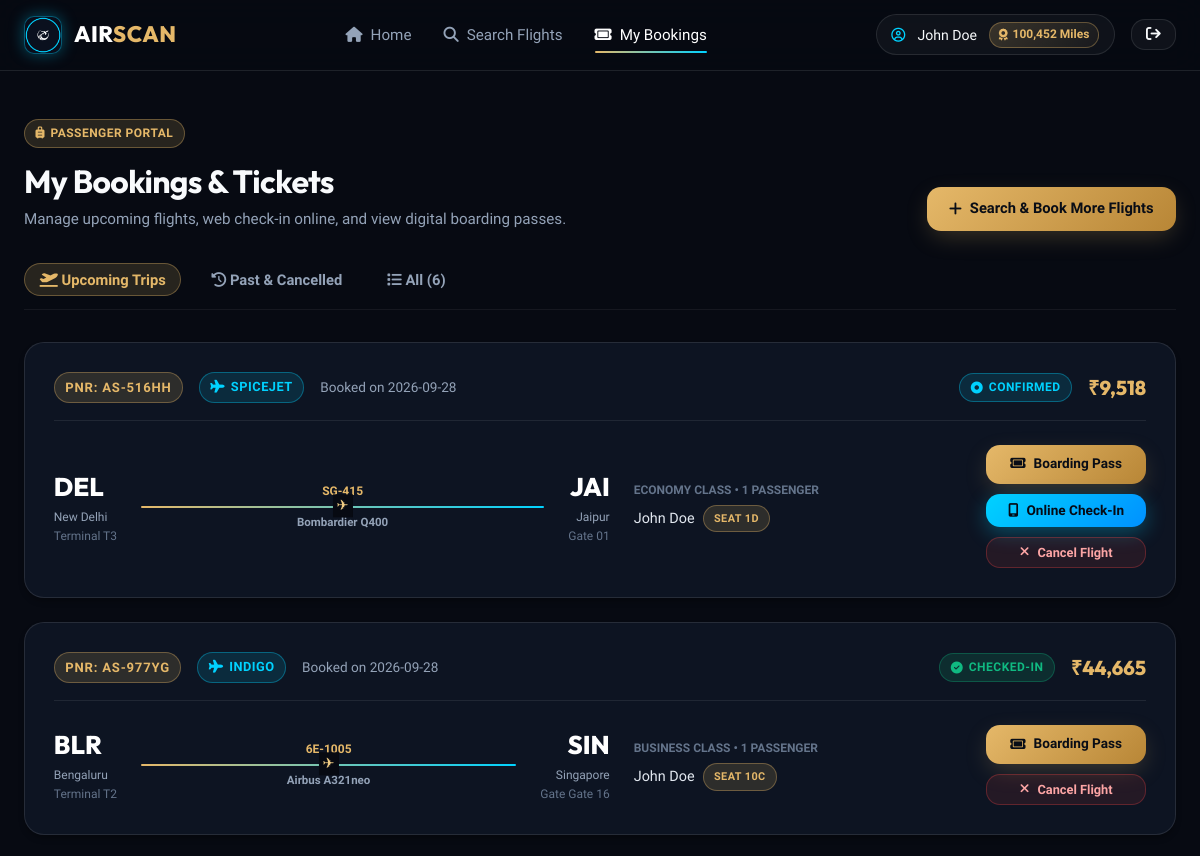
/my-bookings (signed in, upper part), run on an earlier commit of the app's database.
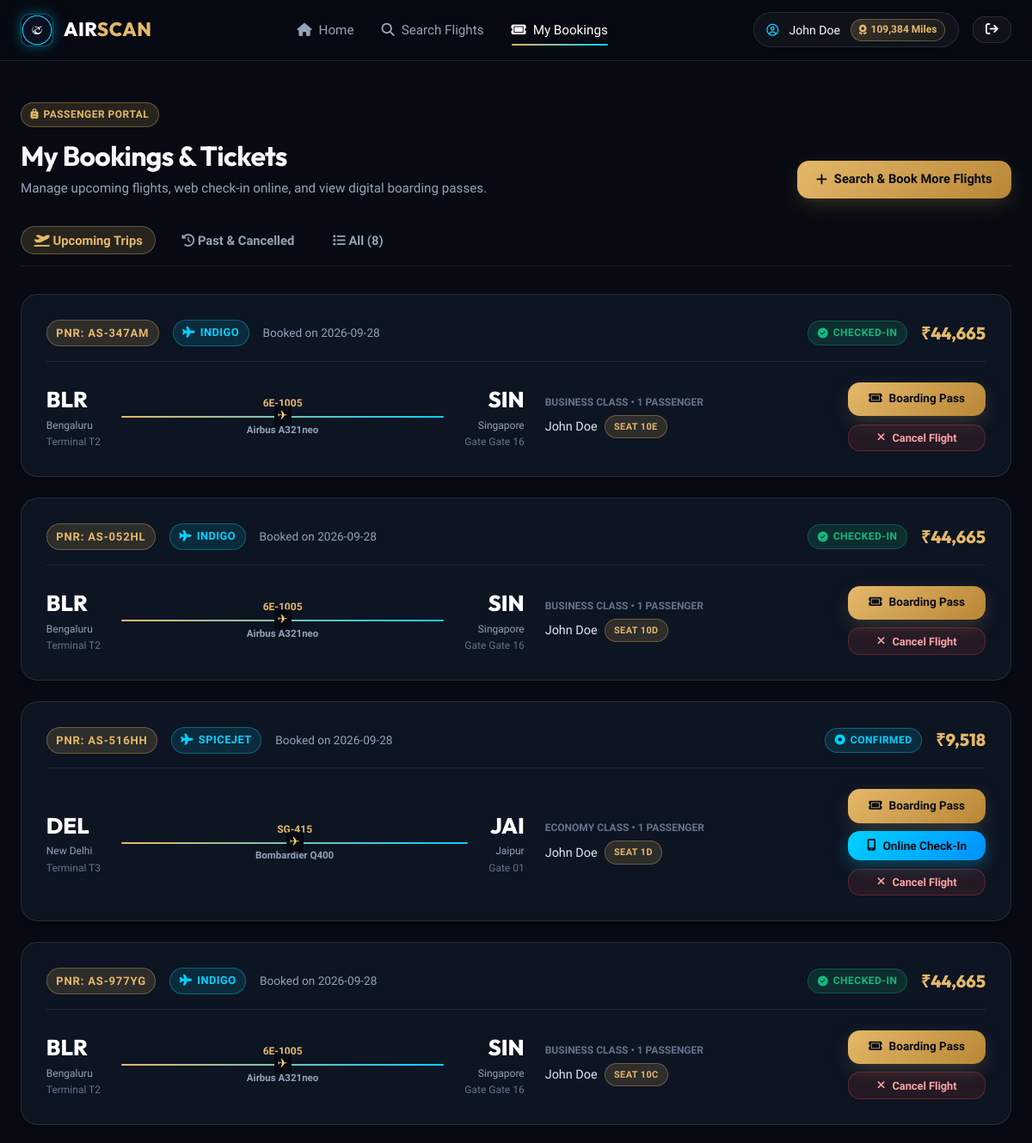
And on a later commit of the database.
### tables this page shows
CREATE TABLE users (
    id INTEGER PRIMARY KEY AUTOINCREMENT,
    full_name TEXT NOT NULL,
    email TEXT NOT NULL UNIQUE,
    password_hash TEXT NOT NULL,
    phone TEXT,
    passport_number TEXT,
    is_verified INTEGER DEFAULT 0,
    verification_code TEXT,
    verification_expiry TEXT,
    role TEXT DEFAULT 'passenger',
    miles INTEGER DEFAULT 12500,
    created_at TEXT DEFAULT CURRENT_TIMESTAMP
);

CREATE TABLE bookings (
    id INTEGER PRIMARY KEY AUTOINCREMENT,
    booking_reference TEXT NOT NULL UNIQUE,
    user_id INTEGER NOT NULL,
    flight_id INTEGER NOT NULL,
    trip_type TEXT DEFAULT 'One-Way',
    cabin_class TEXT NOT NULL,
    total_fare REAL NOT NULL,
    payment_status TEXT DEFAULT 'Paid',
    booking_status TEXT DEFAULT 'Confirmed',
    booking_date TEXT DEFAULT CURRENT_TIMESTAMP,
    FOREIGN KEY (user_id) REFERENCES users(id),
    FOREIGN KEY (flight_id) REFERENCES flights(id)
);

CREATE TABLE flights (
    id INTEGER PRIMARY KEY AUTOINCREMENT,
    flight_number TEXT NOT NULL UNIQUE,
    airline_name TEXT DEFAULT 'AeroLux Airways',
    origin_id INTEGER NOT NULL,
    destination_id INTEGER NOT NULL,
    departure_time TEXT NOT NULL,
    arrival_time TEXT NOT NULL,
    duration_minutes INTEGER NOT NULL,
    aircraft_model TEXT NOT NULL,
    status TEXT DEFAULT 'On Time',
    economy_price REAL NOT NULL,
    business_price REAL NOT NULL,
    first_price REAL NOT NULL,
    terminal TEXT DEFAULT 'T1',
    gate TEXT DEFAULT 'A4',
    created_at TEXT DEFAULT CURRENT_TIMESTAMP,
    FOREIGN KEY (origin_id) REFERENCES airports(id),
    FOREIGN KEY (destination_id) REFERENCES airports(id)
);

CREATE TABLE airports (
    id INTEGER PRIMARY KEY AUTOINCREMENT,
    code TEXT NOT NULL UNIQUE,
    name TEXT NOT NULL,
    city TEXT NOT NULL,
    country TEXT NOT NULL,
    timezone TEXT DEFAULT 'UTC'
);

CREATE TABLE passengers (
    id INTEGER PRIMARY KEY AUTOINCREMENT,
    booking_id INTEGER NOT NULL,
    full_name TEXT NOT NULL,
    passport_number TEXT,
    date_of_birth TEXT,
    seat_id INTEGER,
    seat_number TEXT,
    meal_preference TEXT DEFAULT 'Standard Gourmet',
    extra_baggage_kg INTEGER DEFAULT 0,
    ticket_number TEXT NOT NULL UNIQUE,
    FOREIGN KEY (booking_id) REFERENCES bookings(id),
    FOREIGN KEY (seat_id) REFERENCES seats(id)
);

### app.py (the view)
@app.route('/my-bookings')
@login_required
def my_bookings():
    bookings = Database.execute_query(
        """SELECT b.*, f.flight_number, f.airline_name, f.aircraft_model, f.departure_time, f.arrival_time, f.terminal, f.gate, f.status as flight_status,
                  orig.city as origin_city, orig.code as origin_code,
                  dest.city as destination_city, dest.code as destination_code,
                  (SELECT COUNT(*) FROM passengers p WHERE p.booking_id = b.id) as passenger_count
           FROM bookings b
           JOIN flights f ON b.flight_id = f.id
           JOIN airports orig ON f.origin_id = orig.id
           JOIN airports dest ON f.destination_id = dest.id
           WHERE b.user_id = %s
           ORDER BY b.booking_date DESC""",
        (session['user_id'],)
    )
    for b in bookings:
        b['passengers'] = Database.execute_query("SELECT * FROM passengers WHERE booking_id = %s", (b['id'],))
        dep_dt = datetime.strptime(str(b['departure_time'])[:19], '%Y-%m-%d %H:%M:%S')
        b['is_past'] = dep_dt < datetime.now()
        b['dep_formatted'] = dep_dt.strftime('%a, %d %b %Y • %H:%M')
    return render_template('my_bookings.html', bookings=bookings)

### app.py (called while the page is built)
def login_required(f):
    @wraps(f)
    def decorated_function(*args, **kwargs):
        if 'user_id' not in session:
            flash('Please sign in to access this page.', 'warning')
            return redirect(url_for('login', next=request.url))
        return f(*args, **kwargs)
    return decorated_function

@app.context_processor
def inject_global_data():
    current_user = None
    if 'user_id' in session:
        current_user = Database.execute_query(
            "SELECT id, full_name, email, phone, passport_number, is_verified, role, miles FROM users WHERE id = %s",
            (session['user_id'],),
            fetch_one=True
        )
    db_info = Database.get_db_info()
    return {
        'current_user': current_user,
        'db_info': db_info,
        'current_year': datetime.now().year
    }

### db.py (called while the page is built, shortened)
    @classmethod
    def determine_mode(cls):
        if cls._connection_mode:
            return cls._connection_mode

    @classmethod
    def get_connection(cls):
        mode = cls.determine_mode()
        if mode == 'mysql':
            conn = mysql.connector.connect(
                host=Config.MYSQL_HOST,
                port=Config.MYSQL_PORT,
                user=Config.MYSQL_USER,
                password=Config.MYSQL_PASSWORD,
                database=Config.MYSQL_DB,
                autocommit=False
            )
            return conn, 'mysql'
        else:
            conn = sqlite3.connect(Config.SQLITE_PATH)
            conn.row_factory = sqlite3.Row
            conn.execute("PRAGMA foreign_keys = ON;")
            return conn, 'sqlite'

    @classmethod
    def get_db_info(cls):
        mode = cls.determine_mode()
        if mode == 'mysql':
            return {
                'type': 'MySQL',
                'host': f"{Config.MYSQL_HOST}:{Config.MYSQL_PORT}",
                'database': Config.MYSQL_DB
            }
        else:
            return {
                'type': 'SQLite',
                'host': 'Local File',
                'database': Config.SQLITE_PATH
            }

### templates/my_bookings.html (shortened to what this page needs)
{% extends 'base.html' %}
{% block content %}
<div class="container" style="padding: 3rem 1.5rem 5rem;">
  <div style="display: flex; justify-content: space-between; align-items: flex-end; margin-bottom: 2rem; flex-wrap: wrap; gap: 1rem;">
    <div>
      <span class="badge badge-gold" style="margin-bottom: 0.5rem;"><i class="fa-solid fa-suitcase-rolling"></i> Passenger Portal</span>
      <h1>My Bookings & Tickets</h1>
      <p style="color: var(--text-muted); font-size: 0.95rem;">Manage upcoming flights, web check-in online, and view digital boarding passes.</p>
    </div>
    <a href="{{ url_for('flights') }}" class="btn btn-primary">
      <i class="fa-solid fa-plus"></i> Search & Book More Flights
    </a>
  </div>
  <div class="search-tabs" style="margin-bottom: 2rem;">
    <button type="button" class="trip-type-btn booking-filter-tab active" data-filter="upcoming">
      <i class="fa-solid fa-plane-departure"></i> Upcoming Trips
    </button>
    <button type="button" class="trip-type-btn booking-filter-tab" data-filter="past">
      <i class="fa-solid fa-clock-rotate-left"></i> Past & Cancelled
    </button>
    <button type="button" class="trip-type-btn booking-filter-tab" data-filter="all">
      <i class="fa-solid fa-list"></i> All ({{ bookings|length }})
    </button>
  </div>
  <div id="bookings-list-container">
    {% if bookings %}
      {% for b in bookings %}
        <div class="card-glass booking-item-card"
             style="margin-bottom: 1.5rem; padding: 1.8rem;"
             data-past="{{ 'true' if b.is_past else 'false' }}"
             data-status="{{ b.booking_status }}">
          <div style="display: flex; justify-content: space-between; align-items: center; border-bottom: 1px solid rgba(255, 255, 255, 0.08); padding-bottom: 1rem; margin-bottom: 1.5rem; flex-wrap: wrap; gap: 1rem;">
            <div style="display: flex; align-items: center; gap: 1rem; flex-wrap: wrap;">
              <span class="badge badge-gold" style="font-size: 0.82rem; letter-spacing: 0.06em;">
                PNR: {{ b.booking_reference }}
              </span>
              {% if b.airline_name %}
                <span class="badge badge-cyan" style="font-size: 0.8rem;">
                  <i class="fa-solid fa-plane"></i> {{ b.airline_name }}
                </span>
              {% endif %}
              <span style="font-size: 0.85rem; color: var(--text-muted);">
                Booked on {{ b.booking_date[:10] }}
              </span>
            </div>
            <div style="display: flex; align-items: center; gap: 1rem;">
              <span id="status-badge-{{ b.booking_reference }}"
                    class="badge {% if b.booking_status == 'Checked-In' %}badge-success{% elif b.booking_status == 'Cancelled' %}badge-danger{% else %}badge-cyan{% endif %}">
                <i class="fa-solid {% if b.booking_status == 'Checked-In' %}fa-check-circle{% elif b.booking_status == 'Cancelled' %}fa-ban{% else %}fa-circle-dot{% endif %}"></i>
                {{ b.booking_status }}
              </span>
              <span style="font-size: 1.25rem; font-weight: 800; font-family: var(--font-heading); color: var(--gold-primary);">
                ₹{{ "{:,}".format(b.total_fare|int) }}
              </span>
            </div>
          </div>
          <div class="booking-content-grid">
            <div class="flight-timeline">
              <div class="time-point">
                <div class="time" style="font-size: 1.6rem;">{{ b.origin_code }}</div>
                <div class="city">{{ b.origin_city }}</div>
                <div style="font-size: 0.75rem; color: var(--text-dim);">Terminal {{ b.terminal }}</div>
              </div>
              <div class="flight-path">
                <span class="duration" style="color: var(--gold-primary); font-weight: 700;">{{ b.flight_number }}</span>
                <div class="flight-line"></div>
                <span class="stops" style="color: var(--text-muted);">{{ b.aircraft_model }}</span>
              </div>
              <div class="time-point dest">
                <div class="time" style="font-size: 1.6rem;">{{ b.destination_code }}</div>
                <div class="city">{{ b.destination_city }}</div>
                <div style="font-size: 0.75rem; color: var(--text-dim);">Gate {{ b.gate }}</div>
              </div>
            </div>
            <div>
              <div style="font-size: 0.75rem; color: var(--text-dim); text-transform: uppercase; font-weight: 700; margin-bottom: 0.3rem;">
                {{ b.cabin_class }} Class • {{ b.passenger_count }} Passenger{% if b.passenger_count > 1 %}s{% endif %}
              </div>
              <div style="display: flex; flex-direction: column; gap: 0.3rem;">
                {% for p in b.passengers %}
                  <div style="font-size: 0.9rem; color: #e2e8f0; display: flex; align-items: center; gap: 0.5rem;">
                    <span>{{ p.full_name }}</span>
                    <span class="badge badge-gold" style="font-size: 0.68rem;">Seat {{ p.seat_number }}</span>
                  </div>
                {% endfor %}
              </div>
            </div>
            <div class="booking-actions-group">
              {% if b.booking_status != 'Cancelled' %}
                <a href="{{ url_for('view_ticket', reference=b.booking_reference) }}" class="btn btn-primary" style="padding: 0.55rem 1rem; font-size: 0.85rem;">
                  <i class="fa-solid fa-ticket"></i> Boarding Pass
                </a>
                {% if b.booking_status != 'Checked-In' %}
                  <button type="button" class="btn btn-cyan btn-action-checkin" data-ref="{{ b.booking_reference }}" style="padding: 0.55rem 1rem; font-size: 0.85rem;">
                    <i class="fa-solid fa-mobile-screen"></i> Online Check-In
                  </button>
                {% endif %}
                <button type="button" class="btn btn-danger-glass btn-action-cancel"
                        data-ref="{{ b.booking_reference }}" data-fare="{{ b.total_fare }}" style="padding: 0.45rem 1rem; font-size: 0.8rem;">
                  <i class="fa-solid fa-xmark"></i> Cancel Flight
                </button>
              {% else %}
                <span class="badge badge-danger" style="text-align: center; justify-content: center; padding: 0.5rem;">
                  Booking Cancelled
                </span>
              {% endif %}
            </div>
          </div>
        </div>
      {% endfor %}
    {% endif %}
  </div>
</div>
{% endblock %}

### templates/base.html (shortened to what this page needs)
<!DOCTYPE html>
<html lang="en">
<head>
  <link rel="stylesheet" href="https://cdnjs.cloudflare.com/ajax/libs/font-awesome/6.5.1/css/all.min.css">
  <link rel="stylesheet" href="{{ url_for('static', filename='css/style.css') }}">
  <link rel="stylesheet" href="{{ url_for('static', filename='css/seatmap.css') }}">
  <link rel="stylesheet" href="{{ url_for('static', filename='css/boarding-pass.css') }}">
</head>
<body>
  <nav class="navbar">
    <div class="container nav-container">
      <a href="{{ url_for('index') }}" class="nav-brand">
        <div class="brand-icon">
          <img src="{{ url_for('static', filename='images/favicon.png') }}" alt="AirScan Logo">
        </div>
        <div class="brand-text">AIR<span>SCAN</span></div>
      </a>
      <ul class="nav-menu">
        <li><a href="{{ url_for('index') }}" class="nav-link {% if request.endpoint == 'index' %}active{% endif %}"><i class="fa-solid fa-house"></i> Home</a></li>
        <li><a href="{{ url_for('flights') }}" class="nav-link {% if request.endpoint == 'flights' %}active{% endif %}"><i class="fa-solid fa-magnifying-glass"></i> Search Flights</a></li>
        {% if current_user %}
          <li><a href="{{ url_for('my_bookings') }}" class="nav-link {% if request.endpoint == 'my_bookings' %}active{% endif %}"><i class="fa-solid fa-ticket"></i> My Bookings</a></li>
        {% endif %}
      </ul>
      <div class="nav-actions">
        {% if current_user %}
          <a href="{{ url_for('profile') }}" class="user-badge" title="View Profile & Loyalty Tier">
            <i class="fa-regular fa-circle-user" style="color: var(--cyan-primary);"></i>
            <span>{{ current_user.full_name }}</span>
            <div class="miles-pill">
              <i class="fa-solid fa-award"></i> {{ "{:,}".format(current_user.miles or 0) }} Miles
            </div>
          </a>
          <a href="{{ url_for('logout') }}" class="btn btn-glass desktop-only" style="padding: 0.45rem 0.9rem;" title="Sign Out">
            <i class="fa-solid fa-arrow-right-from-bracket"></i>
          </a>
        {% else %}
          <a href="{{ url_for('login') }}" class="btn btn-glass">Sign In</a>
          <a href="{{ url_for('register') }}" class="btn btn-primary">Join AirScan</a>
        {% endif %}
      </div>
    </div>
  </nav>
  <main>
    {% block content %}{% endblock %}
  </main>
</body>
</html>

What changed in the data, as far as the page shows it:
changed users "John Doe": miles "100,452" → "109,384"
added bookings: booking_reference "AS-347AM", airline_name "INDIGO", booking_date "2026-09-28", booking_status "CHECKED-IN", total_fare "44,665", origin_code "BLR", origin_city "Bengaluru", terminal "T2", flight_number "6E-1005", aircraft_model "Airbus A321neo", destination_code "SIN", destination_city "Singapore", gate "Gate 16", cabin_class "BUSINESS", passenger_count "1"
added passengers: full_name "John Doe", seat_number "10E", shown under "AS-347AM"
added bookings: booking_reference "AS-052HL", airline_name "INDIGO", booking_date "2026-09-28", booking_status "CHECKED-IN", total_fare "44,665", origin_code "BLR", origin_city "Bengaluru", terminal "T2", flight_number "6E-1005", aircraft_model "Airbus A321neo", destination_code "SIN", destination_city "Singapore", gate "Gate 16", cabin_class "BUSINESS", passenger_count "1"
added passengers: full_name "John Doe", seat_number "10D", shown under "AS-052HL"
Also different on the page:
{{ bookings|length }}: "6" → "8"
